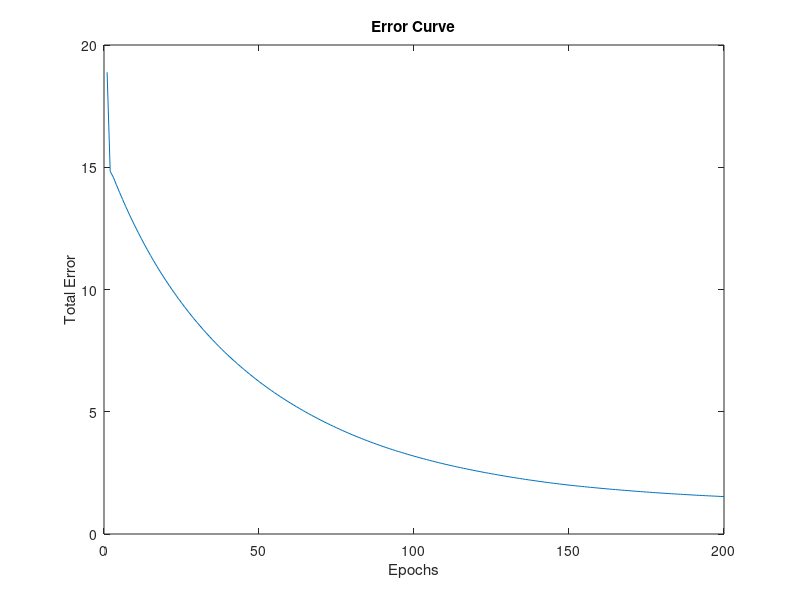
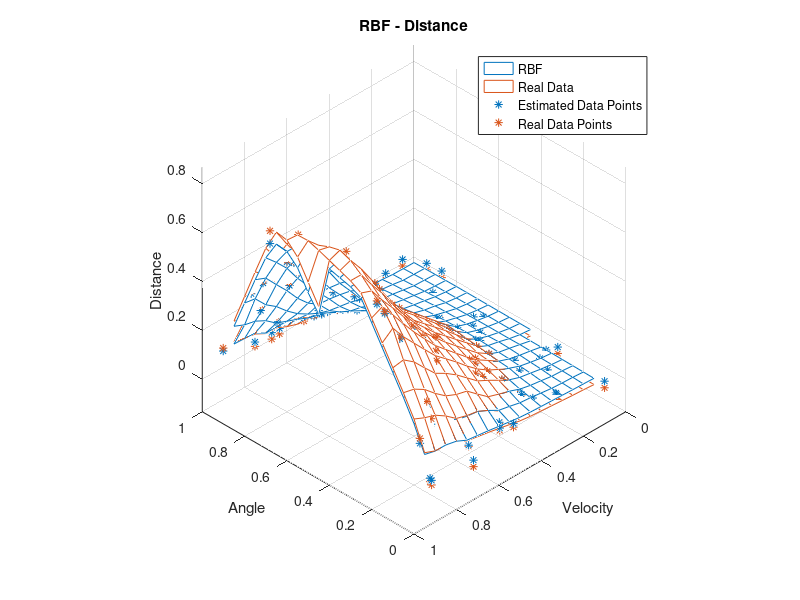
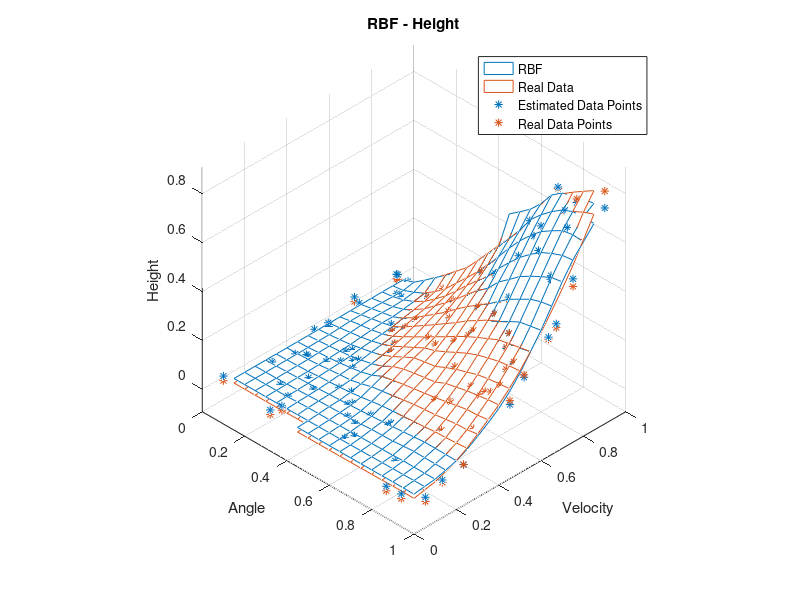
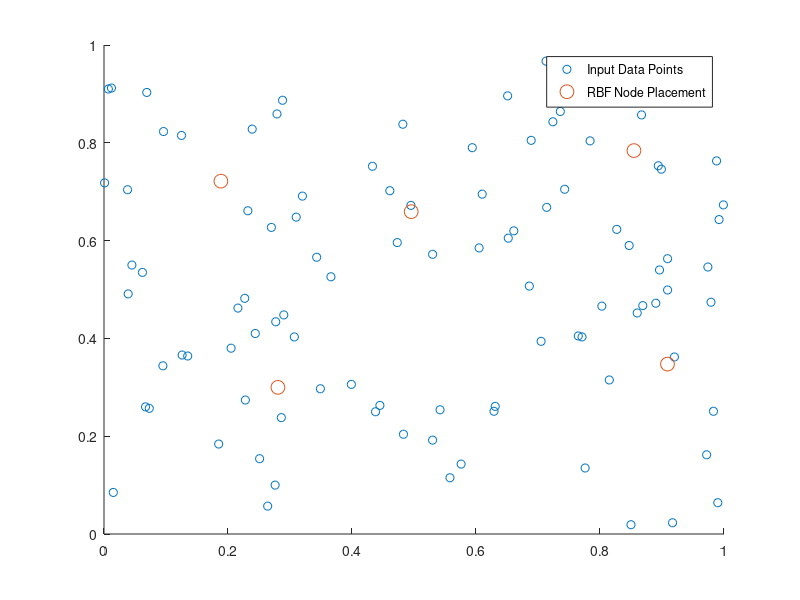

Reproduce these figures in MATLAB, in order.
clear all 
close all

b = load('ballist.dat');

input_var = [b(:,1) b(:,2)];
output_var = [b(:,3) b(:,4)];

n_nodes = 5;
epochs = 200;
epochs_CL = 100;
eta_CL = 0.2;
eta = 0.01/n_nodes;
sigma = 0.25;

nodes = rand(n_nodes,2)';
w = 0.01 *randn(1,n_nodes);
w_a = w;
w_v = w;

%CL
for i = 1:epochs_CL
   list = input_var(randperm(size(input_var,1)),[1:2]);
   for j = 1:length(list);
     sample = list(j,:)';
     d = diag(sqrt(((sample-nodes)'*(sample-nodes))));
%         d = abs(sample - nodes);
     [distance winner] = min(d);
     nodes(:,winner) = nodes(:,winner) + eta_CL*(sample-nodes(:,winner));
   end
   
%    scatter(input_var(:,1),input_var(:,2))
%    hold on
%    scatter(nodes(1,:),nodes(2,:),100)
%    legend('Input Data Points','RBF Node Placement')
%    hold off
%    drawnow
   
end

rbf = zeros(length(input_var),2,length(nodes));

for i = 1:length(nodes)
    d = output_var-nodes(:,i)';  
    rbf(:,:,i) = exp(-(d).^2./(2*sigma));
end

output = zeros(2,length(output_var))';
delta = zeros(n_nodes,2);
% err = [0 0];
% f = sum(rbf,3);

%% Kanske borde vara online
for k = 1:epochs
    for i = 1:length(input_var)
%         output(i,:) = w*reshape(rbf(i,:,:),[2,n_nodes])';
        f_temp =  reshape(rbf(i,:,:),[2,n_nodes]);
%         f = w*f_temp';
        output(i,:) = w*f_temp';
    end
    
%     output = f;
    e = (output_var - output);
%     e = (output_var(:,1) - output(:,1));
    
    for j = 1:length(output_var)
%         delta = eta*reshape(sum(e(j)*rbf(j,:,:)),[1 length(rbf(j,:,:))]);
        rbf_temp = reshape(rbf(j,:,:),[2 length(rbf(j,:,:))]);
        e_temp = (e(j,:));
        delta = eta*e_temp*rbf_temp;
        w = w + delta;
    end
    err(k) = sum(sum(abs(e(:,1))));
     
%     scatter(output(:,1),output(:,2))
%     hold on
%     scatter(output_var(:,1),output_var(:,2))
%     hold off
%     drawnow

%     pause(0.2)
end
% figure()
plot(err)
title('Error Curve')
xlabel('Epochs')
ylabel('Total Error')
figure()

w_test = zeros(1,n_nodes);
w_test(1) = 0.75;
% w = w_test;

for i = 1:length(input_var)
    output(i,:) = w*reshape(rbf(i,:,:),[2,n_nodes])';
end


[xq,yq]=meshgrid(0:0.05:1,0:0.05:1);
vq = griddata(input_var(:,1),input_var(:,2),output(:,1),xq,yq);
mesh(xq,yq,vq,'edgecolor',[0 0.4470 0.7410])
hold on
vq = griddata(input_var(:,1),input_var(:,2),output_var(:,1),xq,yq);
mesh(xq,yq,vq,'edgecolor',[0.8500 0.3250 0.0980])
scatter3(input_var(:,1),input_var(:,2),output(:,1),'*')
scatter3(input_var(:,1),input_var(:,2),output_var(:,1),'*')
axis equal
legend('RBF','Real Data','Estimated Data Points','Real Data Points')
title('RBF - Distance')
xlabel('Angle')
ylabel('Velocity')
zlabel('Distance')
view([-1 1 1])


figure()
[xq,yq]=meshgrid(0:0.05:1,0:0.05:1);
vq = griddata(input_var(:,1),input_var(:,2),output(:,2),xq,yq);
mesh(xq,yq,vq,'edgecolor',[0 0.4470 0.7410])
hold on
vq = griddata(input_var(:,1),input_var(:,2),output_var(:,2),xq,yq);
mesh(xq,yq,vq,'edgecolor',[0.8500 0.3250 0.0980])
scatter3(input_var(:,1),input_var(:,2),output(:,2),'*')
scatter3(input_var(:,1),input_var(:,2),output_var(:,2),'*')
axis equal
title('RBF - Height')
xlabel('Angle')
ylabel('Velocity')
zlabel('Height')
legend('RBF','Real Data','Estimated Data Points','Real Data Points')
view([1 -1 1])

figure()
scatter(input_var(:,1),input_var(:,2))
hold on
scatter(nodes(1,:),nodes(2,:),100)
legend('Input Data Points','RBF Node Placement')

